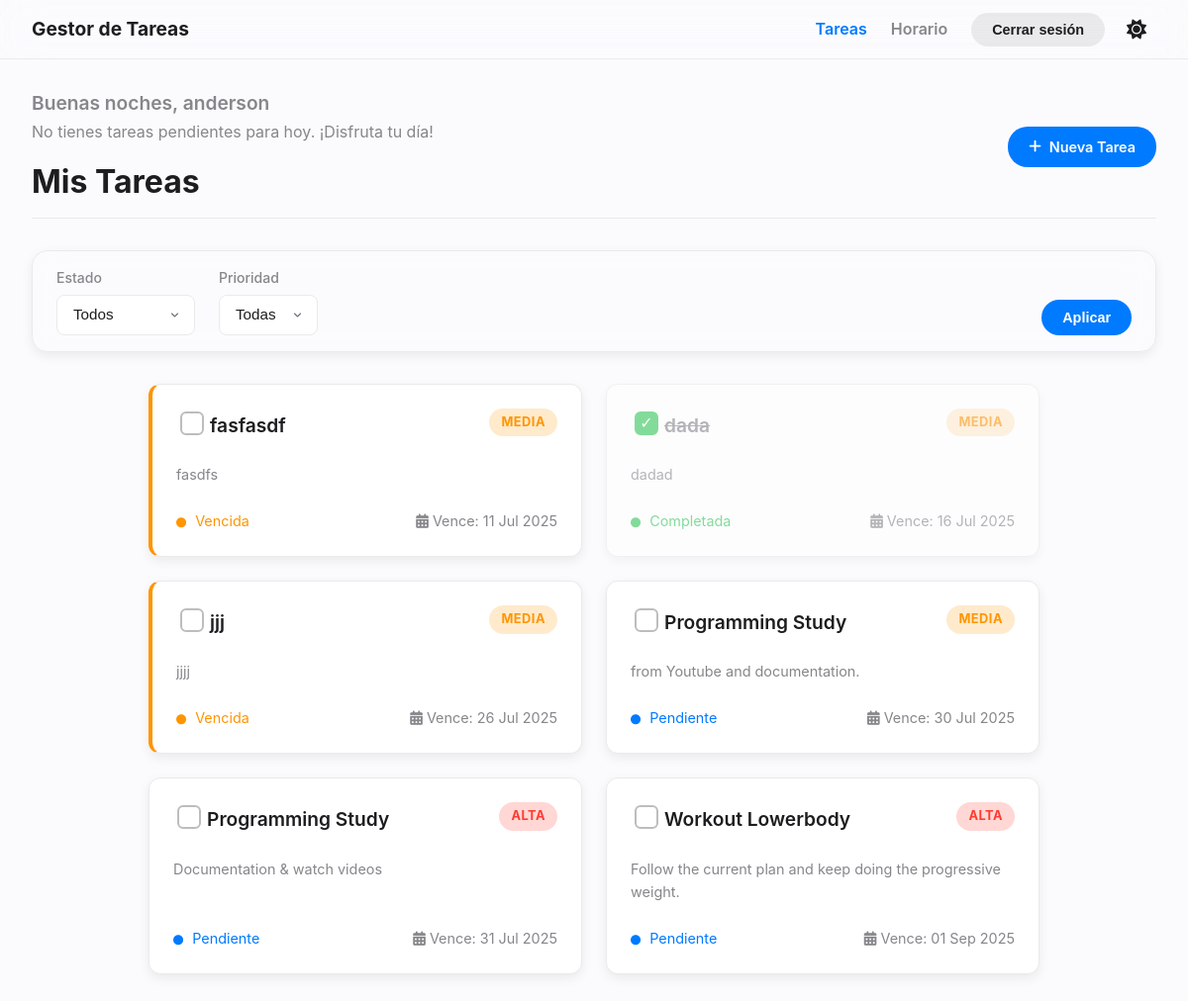
Screenshot of / (signed in) with the database file from the repository.
### tareas/models.py (models this page shows, shortened)
class Task(models.Model):
    ESTADO_CHOICES = [
        ('pendiente', _('Pendiente')),
        ('completada', _('Completada')),
        ('vencida', _('Vencida')),
    ]
    PRIORIDAD_CHOICES = [
        ('alta', _('Alta')),
        ('media', _('Media')),
        ('baja', _('Baja')),
    ]
    DAYS_OF_WEEK = [
        ('Monday', _('Lunes')),
        ('Tuesday', _('Martes')),
        ('Wednesday', _('Miércoles')),
        ('Thursday', _('Jueves')),
        ('Friday', _('Viernes')),
        ('Saturday', _('Sábado')),
        ('Sunday', _('Domingo')),
    ]
    nombre = models.CharField(max_length=200, verbose_name=_('Nombre'))
    descripcion = models.TextField(verbose_name=_('Descripción'))
    fecha_vencimiento = models.DateField(verbose_name=_('Fecha de vencimiento'))
    estado = models.CharField(max_length=20, choices=[('pendiente', _('Pendiente')), ('completada', _('Completada'))], default='pendiente', verbose_name=_('Estado'))
    prioridad = models.CharField(max_length=10, choices=PRIORIDAD_CHOICES, default='media', verbose_name=_('Prioridad'))
    usuario = models.ForeignKey(User, on_delete=models.CASCADE, verbose_name=_('Usuario'))
    dia_semana = models.JSONField(default=list, blank=True, null=True, verbose_name=_('Días de la semana'))
    hora_inicio = models.TimeField(blank=True, null=True, verbose_name=_('Hora de inicio'))
    duracion_minutos = models.IntegerField(default=60, verbose_name=_('Duración (minutos)'))
    scheduled_dia_semana = models.JSONField(default=list, blank=True, null=True)
    scheduled_hora_inicio = models.TimeField(blank=True, null=True)
    recordatorio_enviado = models.BooleanField(default=False, verbose_name=_('Recordatorio enviado'))
    @property
    def dynamic_status(self):
        if self.estado == 'completada':
            return 'completada'
        if self.fecha_vencimiento < date.today():
            return 'vencida'
        return 'pendiente'
    def get_dynamic_status_display(self):
        return dict(self.ESTADO_CHOICES).get(self.dynamic_status)

### tareas/views.py (the view, shortened to what this page needs)
# urls.py: path('', views.TaskListView.as_view(), name='task-list'),
class TaskListView(LoginRequiredMixin, ListView):
    model = Task
    template_name = 'tareas/task_list.html'
    context_object_name = 'tasks'
    def get_queryset(self):
        from datetime import date
        queryset = Task.objects.filter(usuario=self.request.user).order_by('fecha_vencimiento')
        estado = self.request.GET.get('estado')
        prioridad = self.request.GET.get('prioridad')
        if prioridad:
            queryset = queryset.filter(prioridad=prioridad)
        return queryset
    def get_context_data(self, **kwargs):
        from datetime import date, timedelta
        context = super().get_context_data(**kwargs)
        context['estados'] = Task.ESTADO_CHOICES
        context['prioridades'] = Task.PRIORIDAD_CHOICES
        context['estado_actual'] = self.request.GET.get('estado', '')
        context['prioridad_actual'] = self.request.GET.get('prioridad', '')
        context['today'] = date.today()
        context['soon'] = date.today() + timedelta(days=2)
        return context

### tareas/context_processors.py (called while the page is built)
def greeting_context_processor(request):
    context = {}
    current_hour = datetime.now().hour
    if 5 <= current_hour < 12:
        context['greeting'] = "Buenos días"
    elif 12 <= current_hour < 19:
        context['greeting'] = "Buenas tardes"
    else:
        context['greeting'] = "Buenas noches"
    if request.user.is_authenticated:
        tasks_today_count = Task.objects.filter(
            usuario=request.user,
            fecha_vencimiento=date.today(),
            estado='pendiente'
        ).count()
        context['tasks_today_count'] = tasks_today_count
    else:
        context['tasks_today_count'] = 0
    return context

### templates/tareas/task_list.html (shortened to what this page needs)
{% extends "base.html" %}
{% load static %}
{% block content %}
<div class="page-header">
    <div>
        <h2 class="page-greeting">{{ greeting }}, {{ user.username }}</h2>
        {% if user.is_authenticated %}
            <p class="page-subgreeting">
                {% if tasks_today_count > 0 %}
                    Tienes <strong>{{ tasks_today_count }}</strong> tarea{{ tasks_today_count|pluralize }} pendiente{{ tasks_today_count|pluralize }} para hoy.
                {% else %}
                    No tienes tareas pendientes para hoy. ¡Disfruta tu día!
                {% endif %}
            </p>
        {% endif %}
        <h1>Mis Tareas</h1>
    </div>
    <a href="{% url 'task-create' %}" class="btn btn-primary">
        <i class="fas fa-plus"></i> Nueva Tarea
    </a>
</div>
<form method="get" class="filter-form-refined">
    <div class="form-group-refined">
        <label for="estado" class="form-label-refined">Estado</label>
        <select name="estado" id="estado" class="form-control-refined">
            <option value="">Todos</option>
        </select>
    </div>
    <div class="form-group-refined">
        <label for="prioridad" class="form-label-refined">Prioridad</label>
        <select name="prioridad" id="prioridad" class="form-control-refined">
            <option value="">Todas</option>
        </select>
    </div>
    <div class="filter-actions-refined">
        <button type="submit" class="btn btn-primary">Aplicar</button>
    </div>
</form>
<div class="task-container">
    {% if tasks %}
        <div class="task-grid">
            {% for task in tasks %}
            <div class="task-card
                {% if task.dynamic_status == 'completada' %}task-completed{% endif %}
                {% if task.dynamic_status == 'vencida' %}task-overdue{% endif %}">
                <div class="task-card-header">
                    <form action="{% url 'task-toggle-complete' task.pk %}" method="post" class="task-complete-form" data-task-id="{{ task.pk }}">
                        <input type="checkbox" class="task-complete-checkbox" {% if task.estado == 'completada' %}checked{% endif %} aria-label="Marcar tarea '{{ task.nombre }}' como completada">
                    </form>
                    <h2 class="task-title">
                        <a href="{% url 'task-detail' task.pk %}">{{ task.nombre }}</a>
                    </h2>
                    <span class="task-priority priority-{{ task.prioridad|lower }}">{{ task.get_prioridad_display }}</span>
                </div>
                <p class="task-description text-secondary">
                    {{ task.descripcion|truncatewords:20|default:"Sin descripción." }}
                </p>
                <div class="task-card-footer">
                    <span class="task-status status-{{ task.dynamic_status|lower }}">
                        <i class="fas fa-circle"></i> {{ task.get_dynamic_status_display }}
                    </span>
                    <span class="task-due-date text-secondary">
                        <i class="fas fa-calendar-alt"></i>
                        Vence: {{ task.fecha_vencimiento|date:"d M Y" }}
                    </span>
                </div>
            </div>
            {% endfor %}
        </div>
    {% endif %}
</div>
{% endblock %}

### static/css/filter_form_refined.css (style rules this page uses)
.filter-form-refined { background-color: rgba(251, 251, 253, 0.5); backdrop-filter: saturate(180%) blur(15px); -webkit-backdrop-filter: saturate(180%) blur(15px); border: 1px solid var(--border-color); border-radius: 16px; padding: 1rem 1.5rem; margin-bottom: 2rem; box-shadow: 0 4px 12px rgba(0, 0, 0, 0.07); display: flex; align-items: flex-end; gap: 1.5rem; }
.filter-form-refined .form-group-refined { display: flex; flex-direction: column; gap: 0.35rem; }
.filter-form-refined .form-label-refined { font-size: 0.875rem; font-weight: 500; color: var(--text-secondary); }
.filter-form-refined .form-control-refined { display: block; height: auto; padding: 0.5rem 2.5rem 0.5rem 1rem; font-size: 0.95rem; font-weight: 500; line-height: 1.5; color: var(--text-primary); background-color: var(--surface-color); border: 1px solid var(--border-color); border-radius: 8px; -webkit-appearance: none; appearance: none; background-position: right 0.75rem center; background-repeat: no-repeat; background-size: 1em 1em; transition: border-color 0.2s ease, box-shadow 0.2s ease; }
.filter-form-refined .filter-actions-refined { margin-left: auto; display: flex; gap: 0.75rem; }
.filter-form-refined .filter-actions-refined .btn { display: inline-flex; align-items: center; justify-content: center; gap: 0.5rem; font-size: 0.9rem; font-weight: 600; padding: 0.55rem 1.25rem; border-radius: 20px; border: 1px solid transparent; cursor: pointer; text-decoration: none; transition: transform 0.15s ease, background-color 0.2s ease; }
.filter-form-refined .filter-actions-refined .btn-primary { background-color: var(--accent-primary); color: #FFFFFF; }

### rows the page displays
Task: nombre "fasfasdf", prioridad "MEDIA", descripcion "fasdfs", dynamic_status "Vencida", fecha_vencimiento "11 Jul 2025"
Task: estado "☑", nombre "dada", prioridad "MEDIA", descripcion "dadad", dynamic_status "Completada", fecha_vencimiento "16 Jul 2025"
Task: nombre "jjj", prioridad "MEDIA", descripcion "jjjj", dynamic_status "Vencida", fecha_vencimiento "26 Jul 2025"
Task: nombre "Programming Study", prioridad "MEDIA", descripcion "from Youtube and documentation.", dynamic_status "Pendiente", fecha_vencimiento "30 Jul 2025"
Task: nombre "Programming Study", prioridad "ALTA", descripcion "Documentation & watch videos", dynamic_status "Pendiente", fecha_vencimiento "31 Jul 2025"
Task: nombre "Workout Lowerbody", prioridad "ALTA", descripcion "Follow the current plan and keep doing the progressive weight.", dynamic_status "Pendiente", fecha_vencimiento "01 Sep 2025"

### other values shown
{{ greeting }} "Buenas noches"
{{ user.username }} "anderson"
